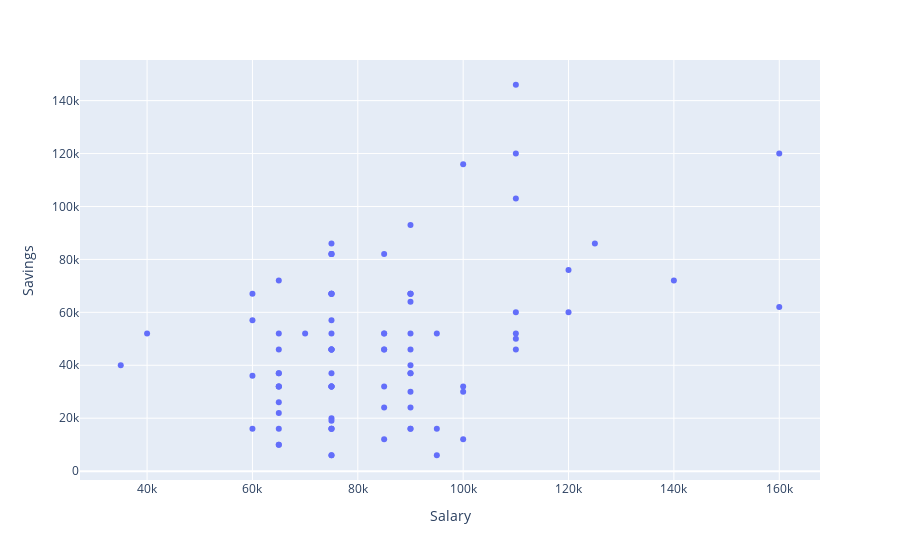

The notebook cell saved with this chart:
### Markdown cell above
d) Generate a scatter plot comparing 'Salary' and 'Savings' columns.

### Code cell
#d) (1)
fig=px.scatter(alumni,x='Salary',y='Savings')
fig.show()
